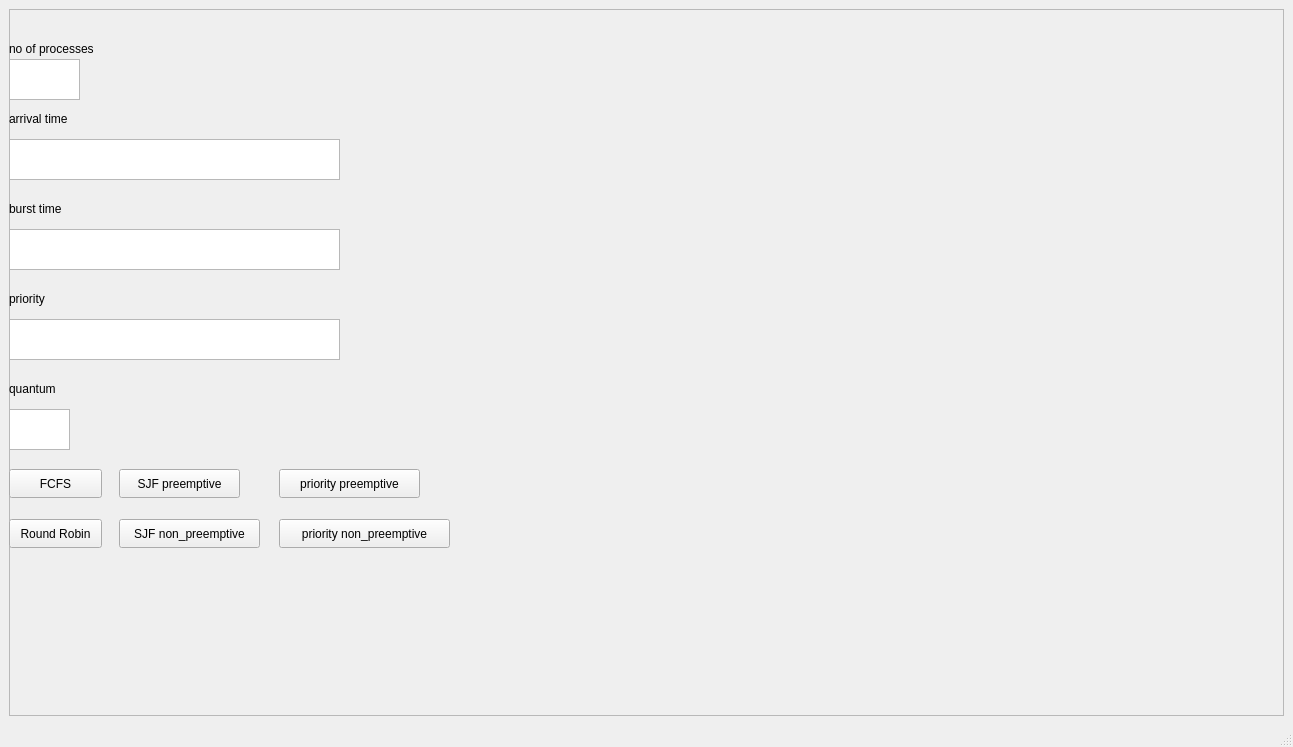
<?xml version="1.0" encoding="UTF-8"?>
<ui version="4.0">
 <class>MainWindow</class>
 <widget class="QMainWindow" name="MainWindow">
  <property name="geometry">
   <rect>
    <x>0</x>
    <y>0</y>
    <width>1293</width>
    <height>747</height>
   </rect>
  </property>
  <property name="windowTitle">
   <string>MainWindow</string>
  </property>
  <widget class="QWidget" name="centralwidget">
   <layout class="QVBoxLayout" name="verticalLayout">
    <item>
     <widget class="QFrame" name="frame">
      <property name="frameShape">
       <enum>QFrame::StyledPanel</enum>
      </property>
      <property name="frameShadow">
       <enum>QFrame::Raised</enum>
      </property>
      <widget class="QTextEdit" name="textEdit">
       <property name="geometry">
        <rect>
         <x>0</x>
         <y>50</y>
         <width>71</width>
         <height>41</height>
        </rect>
       </property>
      </widget>
      <widget class="QPushButton" name="pushButton_2">
       <property name="geometry">
        <rect>
         <x>0</x>
         <y>510</y>
         <width>93</width>
         <height>29</height>
        </rect>
       </property>
       <property name="text">
        <string>Round Robin</string>
       </property>
      </widget>
      <widget class="QTextEdit" name="textEdit_3">
       <property name="geometry">
        <rect>
         <x>0</x>
         <y>310</y>
         <width>331</width>
         <height>41</height>
        </rect>
       </property>
      </widget>
      <widget class="QLabel" name="label_4">
       <property name="geometry">
        <rect>
         <x>0</x>
         <y>100</y>
         <width>81</width>
         <height>20</height>
        </rect>
       </property>
       <property name="text">
        <string>arrival time</string>
       </property>
      </widget>
      <widget class="QPushButton" name="pushButton_3">
       <property name="geometry">
        <rect>
         <x>110</x>
         <y>460</y>
         <width>121</width>
         <height>29</height>
        </rect>
       </property>
       <property name="text">
        <string>SJF preemptive</string>
       </property>
      </widget>
      <widget class="QTextEdit" name="textEdit_5">
       <property name="geometry">
        <rect>
         <x>0</x>
         <y>400</y>
         <width>61</width>
         <height>41</height>
        </rect>
       </property>
      </widget>
      <widget class="QLabel" name="label">
       <property name="geometry">
        <rect>
         <x>0</x>
         <y>30</y>
         <width>111</width>
         <height>20</height>
        </rect>
       </property>
       <property name="text">
        <string>no of processes</string>
       </property>
      </widget>
      <widget class="QPushButton" name="pushButton_6">
       <property name="geometry">
        <rect>
         <x>270</x>
         <y>510</y>
         <width>171</width>
         <height>29</height>
        </rect>
       </property>
       <property name="text">
        <string>priority non_preemptive</string>
       </property>
      </widget>
      <widget class="QLabel" name="label_5">
       <property name="geometry">
        <rect>
         <x>0</x>
         <y>370</y>
         <width>63</width>
         <height>20</height>
        </rect>
       </property>
       <property name="text">
        <string>quantum</string>
       </property>
      </widget>
      <widget class="QLabel" name="label_2">
       <property name="geometry">
        <rect>
         <x>0</x>
         <y>190</y>
         <width>71</width>
         <height>20</height>
        </rect>
       </property>
       <property name="text">
        <string>burst time</string>
       </property>
      </widget>
      <widget class="QPushButton" name="pushButton_5">
       <property name="geometry">
        <rect>
         <x>270</x>
         <y>460</y>
         <width>141</width>
         <height>29</height>
        </rect>
       </property>
       <property name="text">
        <string>priority preemptive</string>
       </property>
      </widget>
      <widget class="QPushButton" name="sjf_non">
       <property name="geometry">
        <rect>
         <x>110</x>
         <y>510</y>
         <width>141</width>
         <height>29</height>
        </rect>
       </property>
       <property name="text">
        <string>SJF non_preemptive</string>
       </property>
      </widget>
      <widget class="QTextEdit" name="textEdit_2">
       <property name="geometry">
        <rect>
         <x>0</x>
         <y>220</y>
         <width>331</width>
         <height>41</height>
        </rect>
       </property>
      </widget>
      <widget class="QTextEdit" name="textEdit_4">
       <property name="geometry">
        <rect>
         <x>0</x>
         <y>130</y>
         <width>331</width>
         <height>41</height>
        </rect>
       </property>
      </widget>
      <widget class="QLabel" name="label_3">
       <property name="geometry">
        <rect>
         <x>0</x>
         <y>280</y>
         <width>63</width>
         <height>20</height>
        </rect>
       </property>
       <property name="text">
        <string>priority</string>
       </property>
      </widget>
      <widget class="QPushButton" name="FCFS">
       <property name="geometry">
        <rect>
         <x>0</x>
         <y>460</y>
         <width>93</width>
         <height>29</height>
        </rect>
       </property>
       <property name="text">
        <string>FCFS</string>
       </property>
      </widget>
     </widget>
    </item>
   </layout>
  </widget>
  <widget class="QStatusBar" name="statusbar"/>
 </widget>
 <resources/>
 <connections/>
</ui>
